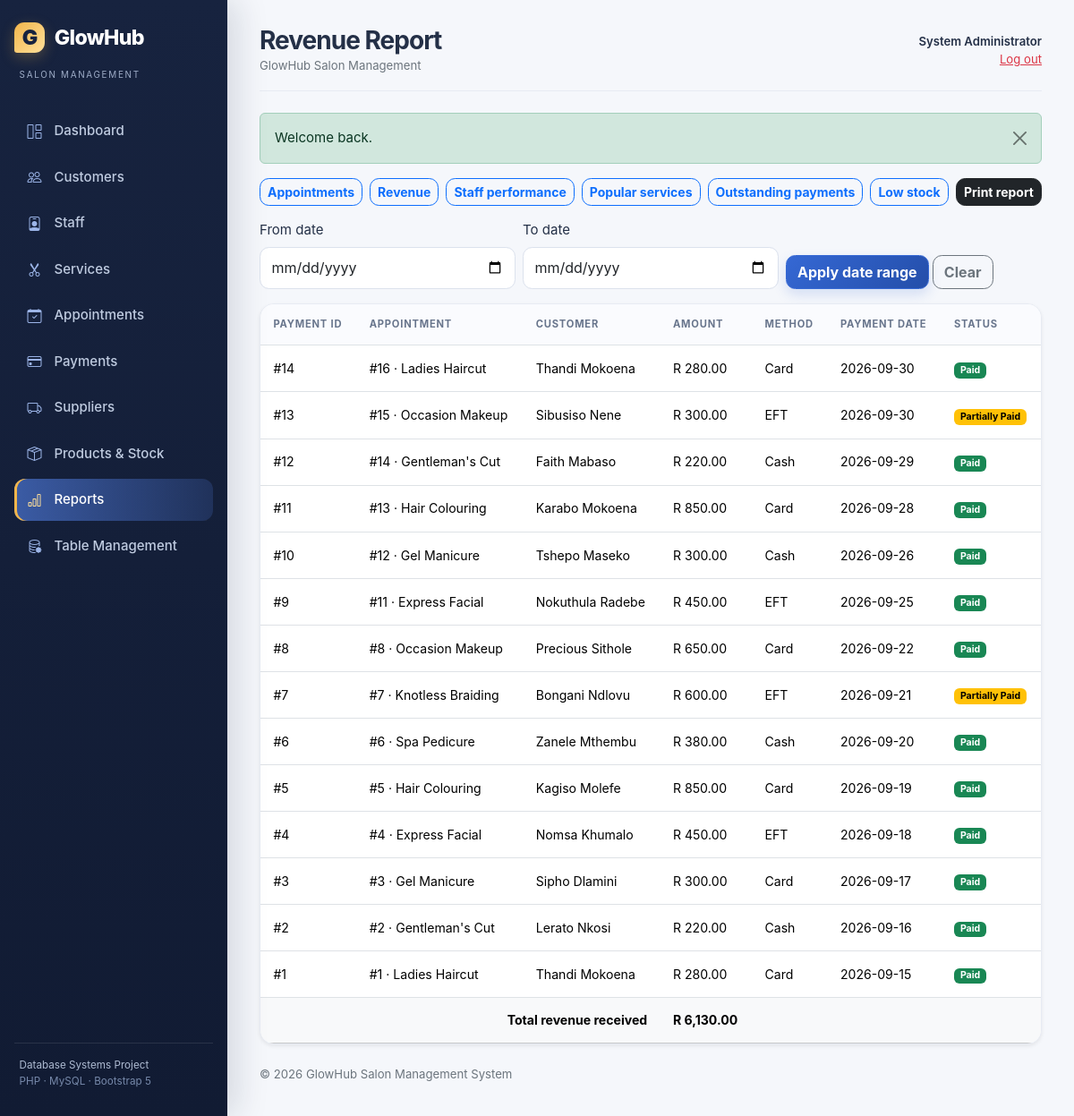
The app's page /reports/revenue.php (signed in) with its own data.
### tables this page shows
CREATE TABLE payments (
    payment_id INT UNSIGNED AUTO_INCREMENT PRIMARY KEY,
    appointment_id INT UNSIGNED NOT NULL UNIQUE,
    amount DECIMAL(10,2) NOT NULL,
    payment_method ENUM('Cash', 'Card', 'EFT') NOT NULL,
    payment_status ENUM('Paid', 'Partially Paid', 'Unpaid') NOT NULL DEFAULT 'Unpaid',
    payment_date DATE NULL,
    created_at TIMESTAMP NOT NULL DEFAULT CURRENT_TIMESTAMP,
    CONSTRAINT fk_payments_appointment
        FOREIGN KEY (appointment_id) REFERENCES appointments(appointment_id)
        ON UPDATE CASCADE ON DELETE CASCADE,
    CONSTRAINT chk_payment_amount CHECK (amount >= 0)
);

CREATE TABLE services (
    service_id INT UNSIGNED AUTO_INCREMENT PRIMARY KEY,
    service_name VARCHAR(100) NOT NULL UNIQUE,
    description VARCHAR(500) NULL,
    duration_minutes SMALLINT UNSIGNED NOT NULL,
    price DECIMAL(10,2) NOT NULL,
    status ENUM('Active', 'Inactive') NOT NULL DEFAULT 'Active',
    created_at TIMESTAMP NOT NULL DEFAULT CURRENT_TIMESTAMP,
    CONSTRAINT chk_service_duration CHECK (duration_minutes BETWEEN 5 AND 600),
    CONSTRAINT chk_service_price CHECK (price >= 0)
);

### config/database.php (called while the page is built, shortened)
<?php
function db(): PDO
{
    static $pdo = null;
    $dsn = 'mysql:host=' . DB_HOST . ';dbname=' . DB_NAME . ';charset=utf8mb4';
    try {
        $pdo = new PDO($dsn, DB_USER, DB_PASS, [
            PDO::ATTR_ERRMODE => PDO::ERRMODE_EXCEPTION,
            PDO::ATTR_DEFAULT_FETCH_MODE => PDO::FETCH_ASSOC,
            PDO::ATTR_EMULATE_PREPARES => false,
        ]);
    } catch (PDOException $exception) {
        http_response_code(503);
        exit('Database connection is unavailable. Please start MySQL and import database/salon_management.sql.');
    }
    return $pdo;
}

### reports/revenue.php (the view)
<?php
require_once __DIR__ . '/../includes/auth.php'; require_login(); $active_menu='reports';$from=trim((string)($_GET['from']??''));$to=trim((string)($_GET['to']??''));$where=["p.payment_status IN ('Paid','Partially Paid')"];$params=[];if(is_valid_date($from)){$where[]='p.payment_date>=:from';$params[':from']=$from;}if(is_valid_date($to)){$where[]='p.payment_date<=:to';$params[':to']=$to;}$sql="SELECT p.*,a.service_price,CONCAT(c.first_name,' ',c.last_name) customer_name,s.service_name FROM payments p JOIN appointments a ON a.appointment_id=p.appointment_id JOIN customers c ON c.customer_id=a.customer_id JOIN services s ON s.service_id=a.service_id WHERE ".implode(' AND ',$where);$rows=all_rows($sql.' ORDER BY p.payment_date DESC,p.payment_id DESC',$params);$total=array_sum(array_map(static fn($row)=>(float)$row['amount'],$rows));$page_title='Revenue Report';require __DIR__.'/../includes/header.php';
?>
<h2 class="print-heading">Revenue Report</h2><?php require __DIR__.'/../includes/report_nav.php';?><form method="get" class="row g-2 align-items-end no-print mb-3"><div class="col-sm-4"><label class="form-label">From date</label><input class="form-control" type="date" name="from" value="<?=e($from)?>"></div><div class="col-sm-4"><label class="form-label">To date</label><input class="form-control" type="date" name="to" value="<?=e($to)?>"></div><div class="col-sm-4"><button class="btn btn-primary">Apply date range</button> <a class="btn btn-outline-secondary" href="<?=e(app_url('reports/revenue.php'))?>">Clear</a></div></form><div class="card shadow-sm table-card"><div class="table-responsive"><table class="table table-hover align-middle mb-0"><thead><tr><th>Payment ID</th><th>Appointment</th><th>Customer</th><th>Amount</th><th>Method</th><th>Payment date</th><th>Status</th></tr></thead><tbody><?php if(!$rows):?><tr><td colspan="7" class="text-center py-4 text-secondary">No revenue records match the selected dates.</td></tr><?php endif;?><?php foreach($rows as $row):?><tr><td>#<?= (int)$row['payment_id']?></td><td>#<?= (int)$row['appointment_id']?> · <?=e($row['service_name'])?></td><td><?=e($row['customer_name'])?></td><td><?=money($row['amount'])?></td><td><?=e($row['payment_method'])?></td><td><?=e($row['payment_date'])?></td><td><?=status_badge($row['payment_status'])?></td></tr><?php endforeach;?></tbody><tfoot><tr class="table-light"><th colspan="3" class="text-end">Total revenue received</th><th><?=money($total)?></th><th colspan="3"></th></tr></tfoot></table></div></div><?php require __DIR__.'/../includes/footer.php';

### includes/functions.php (shortened to what this page needs)
<?php
require_once __DIR__ . '/../config/database.php';
function app_url(string $path = ''): string
{
    return rtrim(APP_BASE_URL, '/') . ($path === '' ? '/' : '/' . ltrim($path, '/'));
}
function e(mixed $value): string
{
    return htmlspecialchars((string) $value, ENT_QUOTES, 'UTF-8');
}
function display_flashes(): void
{
    foreach ($_SESSION['flash'] as $flash) {
        $type = in_array($flash['type'], ['success', 'danger', 'warning', 'info'], true) ? $flash['type'] : 'info';
        echo '<div class="alert alert-' . e($type) . ' alert-dismissible fade show" role="alert">'
            . e($flash['message'])
            . '<button type="button" class="btn-close" data-bs-dismiss="alert" aria-label="Close"></button></div>';
    }
}
function money(float|string|int|null $amount): string
{
    return 'R ' . number_format((float) $amount, 2);
}
function all_rows(string $sql, array $params = []): array
{
    $statement = db()->prepare($sql);
    $statement->execute($params);
    return $statement->fetchAll();
}
function status_badge(string $status): string
{
    $classes = [
        'Scheduled' => 'primary', 'Completed' => 'success', 'Cancelled' => 'danger',
        'No-show' => 'dark', 'Paid' => 'success', 'Partially Paid' => 'warning',
        'Unpaid' => 'danger', 'Available' => 'success', 'Unavailable' => 'warning',
        'Inactive' => 'secondary', 'Active' => 'success',
    ];
    return '<span class="badge text-bg-' . ($classes[$status] ?? 'secondary') . '">' . e($status) . '</span>';
}

### assets/css/style.css (style rules this page uses)
:root { --ink: #243047; --navy: #17233f; --navy-2: #243862; --blue: #3568d4; --blue-dark: #244ea9; --sky: #66c9d8; --gold: #f3b64b; --rose: #df7894; --cream: #f5f7fb; --muted: #748097; --line: #e7ebf3; --shadow: 0 16px 40px rgba(31, 48, 85, .08); }
* { box-sizing: border-box; }
body { background: var(--cream); color: var(--ink); font-size: .94rem; font-family: Inter, ui-sans-serif, system-ui, -apple-system, BlinkMacSystemFont, "Segoe UI", sans-serif; }
a { color: var(--blue); }
.card { border: 1px solid var(--line); border-radius: 1rem; box-shadow: var(--shadow); overflow: hidden; }
.table-card .table { font-size: .88rem; }
.table-card .table thead th { background: #fafbfe; color: #68758c; font-size: .7rem; text-transform: uppercase; letter-spacing: .07em; border-bottom-width: 1px; white-space: nowrap; }
.table > :not(caption) > * > * { padding: .9rem; }
.form-control, .form-select { border-color: #dce2ed; border-radius: .65rem; padding: .65rem .78rem; }
.btn { border-radius: .65rem; font-weight: 650; }
.btn-primary { background: linear-gradient(135deg, var(--blue), var(--blue-dark)); border-color: var(--blue); box-shadow: 0 6px 14px rgba(53,104,212,.18); }

### records on screen
payments: payment_id "14", appointment "16", services.service_name "Ladies Haircut", customer_name "Thandi Mokoena", amount "R 280.00", payment_method "Card", payment_date "2026-09-30", payment_status "Paid"
payments: payment_id "13", appointment "15", services.service_name "Occasion Makeup", customer_name "Sibusiso Nene", amount "R 300.00", payment_method "EFT", payment_date "2026-09-30", payment_status "Partially Paid"
payments: payment_id "12", appointment "14", services.service_name "Gentleman's Cut", customer_name "Faith Mabaso", amount "R 220.00", payment_method "Cash", payment_date "2026-09-29", payment_status "Paid"
payments: payment_id "11", appointment "13", services.service_name "Hair Colouring", customer_name "Karabo Mokoena", amount "R 850.00", payment_method "Card", payment_date "2026-09-28", payment_status "Paid"
payments: payment_id "10", appointment "12", services.service_name "Gel Manicure", customer_name "Tshepo Maseko", amount "R 300.00", payment_method "Cash", payment_date "2026-09-26", payment_status "Paid"
payments: payment_id "9", appointment "11", services.service_name "Express Facial", customer_name "Nokuthula Radebe", amount "R 450.00", payment_method "EFT", payment_date "2026-09-25", payment_status "Paid"
payments: payment_id "8", appointment "8", services.service_name "Occasion Makeup", customer_name "Precious Sithole", amount "R 650.00", payment_method "Card", payment_date "2026-09-22", payment_status "Paid"
payments: payment_id "7", appointment "7", services.service_name "Knotless Braiding", customer_name "Bongani Ndlovu", amount "R 600.00", payment_method "EFT", payment_date "2026-09-21", payment_status "Partially Paid"
payments: payment_id "6", appointment "6", services.service_name "Spa Pedicure", customer_name "Zanele Mthembu", amount "R 380.00", payment_method "Cash", payment_date "2026-09-20", payment_status "Paid"
payments: payment_id "5", appointment "5", services.service_name "Hair Colouring", customer_name "Kagiso Molefe", amount "R 850.00", payment_method "Card", payment_date "2026-09-19", payment_status "Paid"
payments: payment_id "4", appointment "4", services.service_name "Express Facial", customer_name "Nomsa Khumalo", amount "R 450.00", payment_method "EFT", payment_date "2026-09-18", payment_status "Paid"
payments: payment_id "3", appointment "3", services.service_name "Gel Manicure", customer_name "Sipho Dlamini", amount "R 300.00", payment_method "Card", payment_date "2026-09-17", payment_status "Paid"
payments: payment_id "2", appointment "2", services.service_name "Gentleman's Cut", customer_name "Lerato Nkosi", amount "R 220.00", payment_method "Cash", payment_date "2026-09-16", payment_status "Paid"
payments: payment_id "1", appointment "1", services.service_name "Ladies Haircut", customer_name "Thandi Mokoena", amount "R 280.00", payment_method "Card", payment_date "2026-09-15", payment_status "Paid"

### other values on screen
$label "Dashboard"
$label "Customers"
$label "Staff"
$label "Services"
$label "Appointments"
$label "Payments"
$label "Suppliers"
$label "Products & Stock"
$label "Reports"
$label "Table Management"
$page_title "Revenue Report"
current_user()['full_name'] "System Administrator"
$flash['message'] "Welcome back."
money($total) "R 6,130.00"
